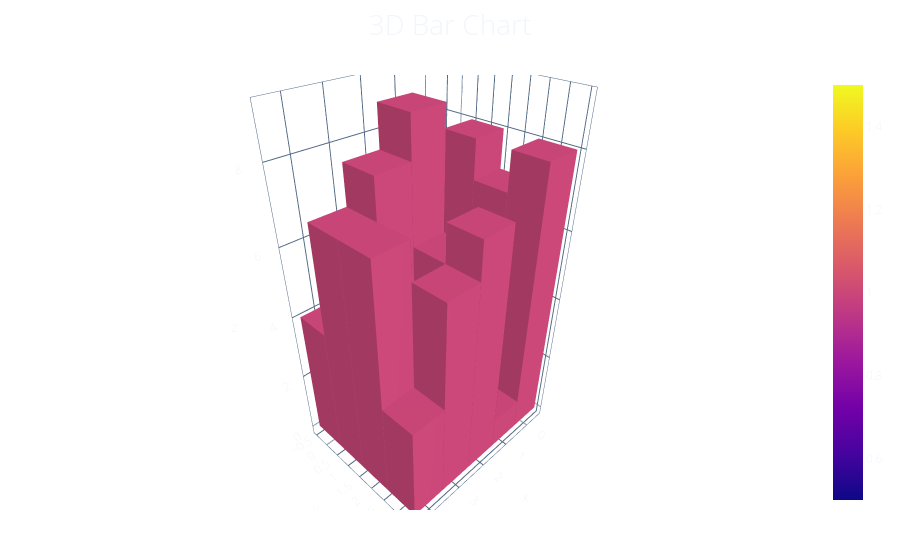

The notebook cell saved with this chart:
### Markdown cell above
## 7. 3D Bar chart and merged Cuboids

### Code cell
x_cat = np.array(["Mon", "Tue", "Wed", "Thu", "Fri"])
y_cat = np.array(["Q1", "Q2", "Q3", "Q4"])
xg, yg = np.meshgrid(x_cat, y_cat)
z_vals = rng.integers(1, 10, size=xg.size).astype(float)

Plot.from_traces(
    Bar3d(  # pyright: ignore[reportArgumentType]
        x=xg.ravel(),
        y=yg.ravel(),
        z=z_vals,
        name="3D Bars",
    ),
    description="bar3d",
    layout={"title_text": "3D Bar Chart"},
)

### Figure 1 — Plotly figure (JSON) as saved in the notebook; plotly's stock layout.template omitted (floating-point values rounded to 4 significant figures; data arrays with more than 128 entries replaced by an {"elided": "..."} marker saying what was removed)
{"data": [{"alphahull": 1, "customdata": {"elided": "160x4 str values"}, "flatshading": true, "hovertemplate": "x: %{customdata[0]}<br>y: %{customdata[1]}<br>z: %{customdata[2]}<br>w: %{customdata[3]}<extra></extra>", "i": {"elided": "240 int values"}, "intensity": {"elided": "160 float values"}, "j": {"elided": "240 int values"}, "k": {"elided": "240 int values"}, "meta": "bar3d", "name": "3D Bars", "showscale": true, "type": "mesh3d", "x": {"elided": "160 float values"}, "y": {"elided": "160 float values"}, "z": {"elided": "160 float values"}}], "layout": {"title": {"text": "3D Bar Chart"}}}
